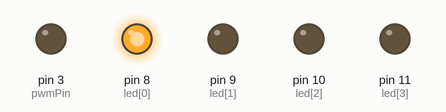
A sketch run on a simulated Arduino Uno, built with avr-gcc and run on an emulated ATmega328P. Shown: output pins drawn as LEDs (lit = HIGH).

Above: at 0.2 s.
At 1.2 s:
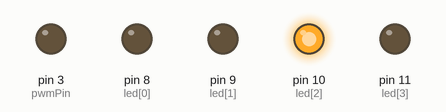
At 1.7 s:
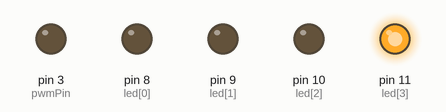
At 3.2 s:
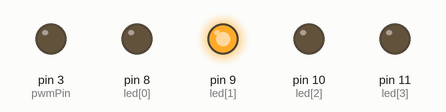
At 4.7 s:
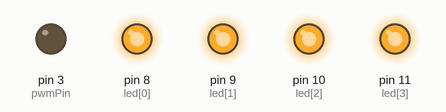
Timing chart, 0 to 5.8 s (numbered marks = the images above):
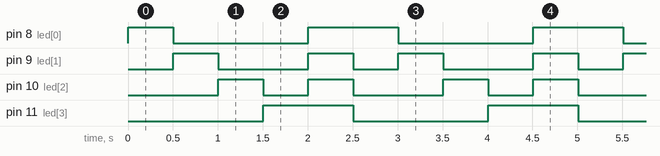

Measured:
- by itself, pin 8 (led[0]): repeats every 2.5 s: LOW 1.5 s, HIGH 1.0 s
- by itself, pin 9 (led[1]): repeats every 2.5 s: LOW 1.0 s, HIGH 0.50 s, LOW 0.50 s, HIGH 0.50 s
- by itself, pin 10 (led[2]): repeats every 2.5 s: LOW 0.50 s, HIGH 0.50 s, LOW 1.0 s, HIGH 0.50 s
- by itself, pin 11 (led[3]): alternates HIGH for 1.0 s and LOW for 1.5 s

The sketch:

stem_dr_jua_hydroponics.ino
```cpp
#define NUM_LED 4
#define PUSH LOW

const int led[NUM_LED] = {8, 9, 10, 11}, btnPin=2, pwmPin=3;
const int pattern[5][NUM_LED] = { {1,0,0,0},
                                  {0,1,0,0},
                                  {0,0,1,0},
                                  {0,0,0,1},
                                  {1,1,1,1}};
int cntPat=0, prevBtn=!PUSH;
unsigned long prevTime=0;
bool bPause=false;

void setup() {
  for(int i=0; i<NUM_LED; i++)
    pinMode(led[i], OUTPUT);
  pinMode(btnPin, INPUT_PULLUP);
  pinMode(pwmPin, OUTPUT);

  Serial.begin(9600);
}

void loop() {
  //ex1_1();
  ex1_2();
  //ex2();
  //ex3();
  //ex4();
  //ex5();
}

void ex1_1() {
  for(int i=0; i<NUM_LED; i++)
    digitalWrite(led[i], pattern[cntPat][i]);
  delay(500);
  cntPat=(cntPat+1)%5;
}

void ex1_2() {
  for(int i=0; i<NUM_LED; i++)
    digitalWrite(led[i], pattern[cntPat][i]);
  if(millis()-prevTime > 500) {
    prevTime=millis();
    cntPat=(cntPat+1)%5;
  }
}

void ex2() {
  for(int i=0; i<NUM_LED; i++)
    digitalWrite(led[i], pattern[cntPat][i]);
  if(!bPause && millis()-prevTime > 500) {
    prevTime=millis();
    cntPat=(cntPat+1)%5;
  }
  if(digitalRead(btnPin)==PUSH) {
    if(prevBtn!=PUSH) {
      prevBtn=PUSH;
      bPause=!bPause;
    }
  }
  else
    prevBtn=!PUSH;
}

void ex3() {
  for(int i=0; i<NUM_LED; i++)
    digitalWrite(led[i], pattern[cntPat][i]);
  if(!bPause && millis()-prevTime > 500) {
    prevTime=millis();
    cntPat=(cntPat+1)%5;
  }
  if(Serial.available()) {
    char c=Serial.read();
    if(c == 'F') {
      bPause=true;
      Serial.println("Pause...");
    }
    else if(c == 'N') {
      bPause=false;
      Serial.println("Running...");
    }
  }
}

void ex4() {
  for(int i=0; i<NUM_LED; i++)
    digitalWrite(led[i], pattern[cntPat][i]);
  if(!bPause && millis()-prevTime > 500) {
    prevTime=millis();
    cntPat=(cntPat+1)%5;
  }
  if(analogRead(A0) < 512)
    bPause=true;
  else
    bPause=false;
}

void ex5() {
  int rawAnalog = analogRead(A0);
  analogWrite(pwmPin, int(rawAnalog/1024.0*255.0));
  Serial.println(rawAnalog/1024.0*5.0);
}
```
